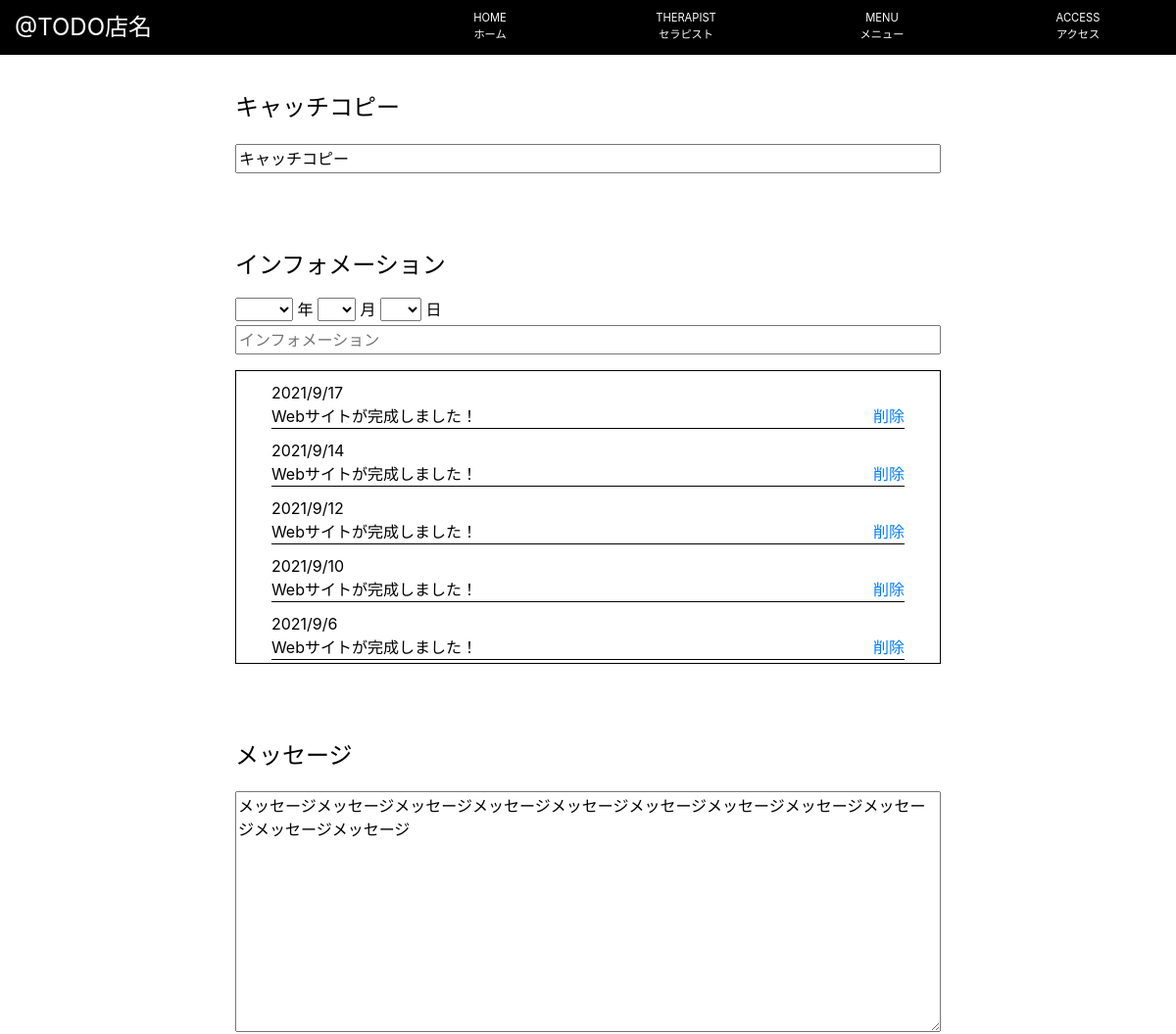
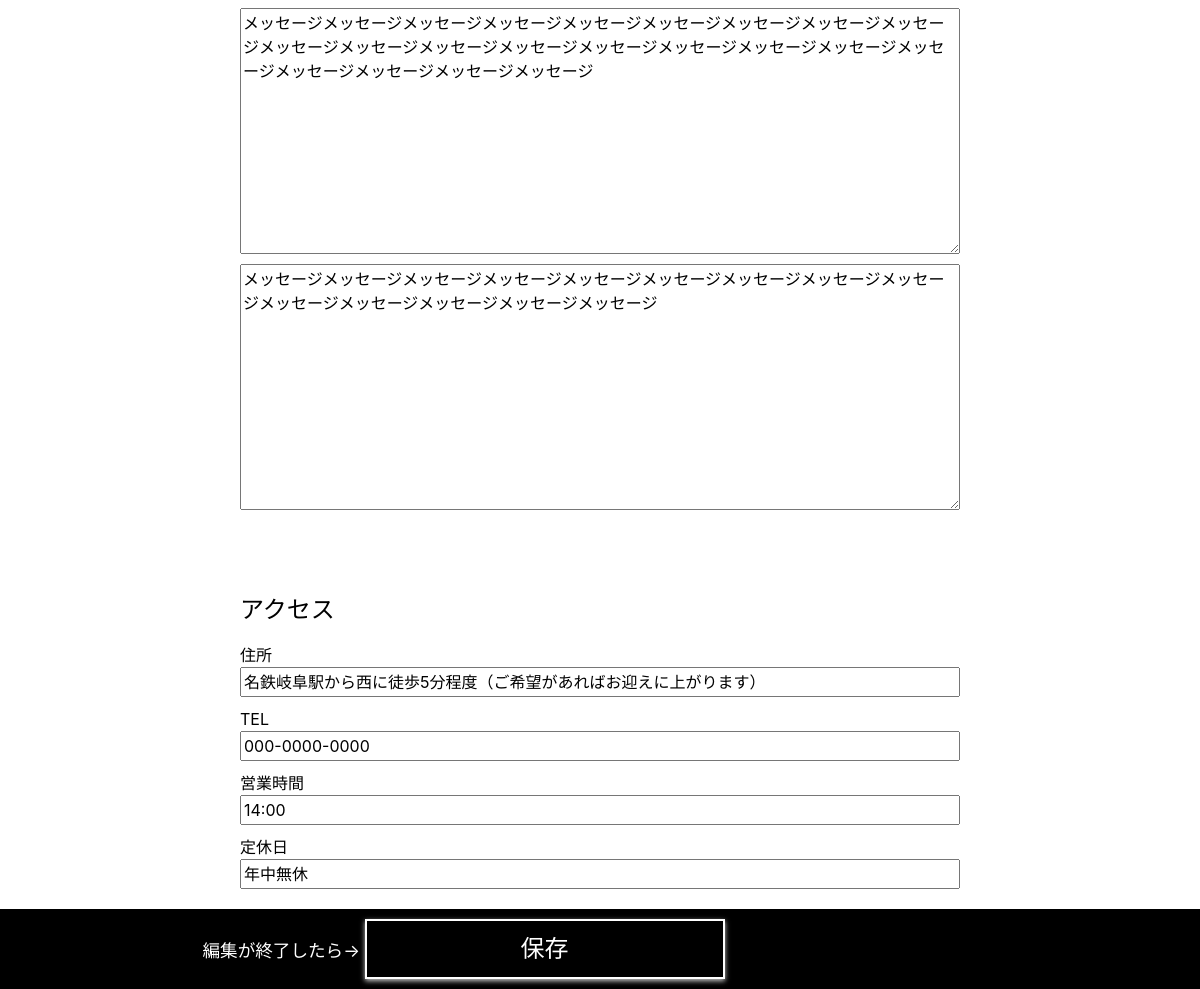
Page /editer/top-page.php on the committed database (2 pictures, top to bottom).
### tables this page shows
CREATE TABLE `top_page` (
  `id` int(11) NOT NULL,
  `catch_copy` varchar(128) NOT NULL,
  `message_1` text NOT NULL,
  `message_2` text NOT NULL,
  `message_3` text NOT NULL,
  `address` varchar(128) NOT NULL,
  `tel` varchar(128) NOT NULL,
  `time` varchar(128) NOT NULL,
  `holiday` varchar(128) NOT NULL,
  `time_stamp` timestamp NOT NULL DEFAULT CURRENT_TIMESTAMP ON UPDATE CURRENT_TIMESTAMP
);

CREATE TABLE `top_info` (
  `id` int(11) NOT NULL,
  `year` int(11) NOT NULL,
  `month` int(11) NOT NULL,
  `day` int(11) NOT NULL,
  `info` text NOT NULL,
  `time_stamp` timestamp NOT NULL DEFAULT CURRENT_TIMESTAMP ON UPDATE CURRENT_TIMESTAMP
);

### CCommon.php (called while the page is built, shortened)
<?php
    function h ($str) {
        return htmlspecialchars($str, ENT_QUOTES, "utf-8");
    }
?>

### editer/top-page.php (the view, shortened to what this page needs)
<?php
    try {
        require("../dbconnect.php");
        require("../CCommon.php");
        $exports = $db->prepare("SELECT * FROM top_page WHERE id=(SELECT MAX(id) FROM top_page)");
        $exports->execute();
        $export = $exports->fetch(PDO::FETCH_ASSOC);
        $infos = $db->prepare("SELECT * FROM top_info ORDER BY id DESC");
        $infos->execute();
    } catch (Exception $e) {
        echo "エラー：" . $e->getMessage();
    }
?>
<!DOCTYPE html>
<html lang="ja">
<head>
    <link rel="stylesheet" href="./style.css?ver=1.4">
    <link rel="stylesheet" href="https://stackpath.bootstrapcdn.com/bootstrap/4.3.1/css/bootstrap.min.css">
</head>
<body>
    <header id="scroll-top">
        <nav class="nav-pc">
            <div class="row">
                <div class="col-xl-4 col-sm-4 header__contents header__contents-1"><a class="header header__company-name" href="./">@TODO店名</a></div>
                <div class="col-xl-2 col-sm-2 header__contents header__contents-2">
                    <a class="header header__menu header__menu-1" href="#scroll-top">
                        <div class="header__menu-1-1">HOME</div>
                        <div class="header__menu-1-2">ホーム</div>
                    </a>
                </div>
                <div class="col-xl-2 col-sm-2 header__contents header__contents-2">
                    <a class="header header__menu header__menu-1" href="#scroll-3">
                        <div class="header__menu-2-1">THERAPIST</div>
                        <div class="header__menu-2-2">セラピスト</div>
                    </a>
                </div>
                <div class="col-xl-2 col-sm-2 header__contents header__contents-2">
                    <a class="header header__menu header__menu-1" href="#scroll-5">
                        <div class="header__menu-3-1">MENU</div>
                        <div class="header__menu-3-2">メニュー</div>
                    </a>
                </div>
                <div class="col-xl-2 col-sm-2 header__contents header__contents-2">
                    <a href="#scroll-6" class="header header__menu header__menu-1">
                        <div class="header__menu-4-1">ACCESS</div>
                        <div class="header__menu-4-2">アクセス</div>
                    </a>
                </div>
            </div>
        </nav>
    </header>
    <main class="main__top-page">
        <form action="" method="POST">
            <div class="wrapper wrapper-1">
                <div class="inner inner-1">
                    <h2 class="wrapper__h2">キャッチコピー</h2>
                    <input class="text text__catch-copy" id="catch_copy" type="text" name="catch_copy" placeholder="キャッチコピー" value=<?php echo h($export["catch_copy"]); ?>>
                </div>
            </div>
            <div class="wrapper wrapper-2">
                <div class="inner inner-2">
                    <h2 class="wrapper__h2">インフォメーション</h2>
                    <div class="info-area-1">
                        <div class="info-area-1-1">
                            <div class="info__date">
                                <select name="year" id="info__date-year">
                                    <option value="" <?php if (isset($post["error_info"]) && (count($post["error_info"]) < 4) && $post["year"] === "") echo "selected"; ?>></option>
                                    <option value="2021" <?php if (isset($post["error_info"]) && (count($post["error_info"]) < 4) && $post["year"] === "2021") echo "selected"; ?>>2021</option>
                                </select>
                                年
                                <select name="month" id="info__date-month">
                                    <option value="" <?php if (isset($post["error_info"]) && (count($post["error_info"]) < 4) && $post["month"] === "") echo "selected"; ?>></option>
                                    <option value="1" <?php if (isset($post["error_info"]) && (count($post["error_info"]) < 4) && $post["month"] === "1") echo "selected"; ?>>1</option>
                                </select>
                                月
                                <select name="day" id="info__date-day">
                                    <option value="" <?php if (isset($post["error_info"]) && (count($post["error_info"]) < 4) && $post["day"] === "") echo "selected"; ?>></option>
                                    <option value="1" <?php if (isset($post["error_info"]) && (count($post["error_info"]) < 4) && $post["day"] === "1") echo "selected"; ?>>1</option>
                                </select>
                                日
                            </div>
                        </div>
                        <div class="info-area-1-2">
                            <input class="text text__info" id="text__info" type="text" name="info" placeholder="インフォメーション" <?php if (isset($post["error_info"]) && (count($post["error_info"]) < 4) && $post["info"] !== "") echo "value=$post[info]"; ?>>
                        </div>
                    </div>
                    <div class="info-area-2">
                        <div class="info-inner">
                            <?php foreach ($infos as $info) : ?>
                                <div class="now-info info-<?php echo $info["id"]; ?>">
                                <div class="info-data date date-<?php echo $info["id"]; ?>"><?php echo $info["year"] . "/" . $info["month"] . "/" . $info["day"]; ?></div>
                                <div class="info-data sentence-button">
                                    <div class="sentence sentence-<?php echo $info["id"]; ?>"><?php echo h($info["info"]); ?></div>
                                    <a href="./top-page.php?delete=<?php echo $info["id"]; ?>">削除</a>
                                </div>
                            </div>
                            <?php endforeach; ?>
                        </div>
                    </div>
                </div>
            </div>
            <div class="wrapper wrapper-3">
                <div class="inner inner-3">
                    <h2 class="wrapper__h2">メッセージ</h2>
                    <textarea class="textarea textarea__message" id="textarea__message-1" name="message_1" cols="30" rows="10"><?php echo h($export["message_1"]); ?></textarea>
                    <textarea class="textarea textarea__message" id="textarea__message-2" name="message_2" cols="30" rows="10"><?php echo h($export["message_2"]); ?></textarea>
                    <textarea class="textarea textarea__message" id="textarea__message-3" name="message_3" cols="30" rows="10"><?php echo h($export["message_3"]); ?></textarea>
                </div>
            </div>
            <div class="wrapper wrapper-4">
                <div class="inner inner-4">
                    <h2 class="wrapper__h2">アクセス</h2>
                    <div class="accsess__item">
                        <div class="access__item-name">住所</div>
                        <input class="text text__access text__access_address" id="text__access_address" name="address" type="text" value=<?php echo h($export["address"]); ?>>
                    </div>
                    <div class="accsess__item">
                        <div class="access__item-name">TEL</div>
                        <input class="text text__access text__access_tel" id="text__access_tel" name="tel" type="text" value=<?php echo h($export["tel"]); ?>>
                    </div>
                    <div class="accsess__item">
                        <div class="access__item-name">営業時間</div>
                        <input class="text text__access text__access_time" id="text__access_time" name="time" type="text" value=<?php echo h($export["time"]); ?>>
                    </div>
                    <div class="accsess__item">
                        <div class="access__item-name">定休日</div>
                        <input class="text text__access text__access_holiday" id="text__access_holiday" name="holiday" type="text" value=<?php echo h($export["holiday"]); ?>>
                    </div>
                </div>
            </div>
            <div class="save-area">
                <div class="save-message">
                    編集が終了したら→
                </div>
                <input class="submit__save" id="submit__save" name="save" type="submit" value="保存">
            </div>
        </form>
    </main>
</body>
</html>

### editer/style.css (style rules this page uses)
.row { margin: 0 !important; padding: 0 !important; }
body { color: #000 !important; }
header { background-color: #000; }
nav { width: 70%; margin: 0 auto; }
.inner { text-align: left; width: 60%; margin: 0 auto 40px auto; }
.wrapper__h2 { color: #000; padding: 40px 0 10px 0; display: inline-block; font-size: 1.5rem; }
.nav-pc { width: 100%; }
.header__company-name { display: inline-block; width: 80%; padding: 10px 0; font-size: 1.5em; color: #fff; }
.header__menu { width: 60%; text-align: center; text-decoration: none; color: #fff; padding: 10px 0; display: inline-block; font-size: .7em; transition-property: letter-spacing, width; transition-duration: .4s; }
.header__contents { display: inline-block; }
.header__contents-2 { text-align: center; }
.main__top-page { padding-bottom: 60px; }
.text, .textarea { width: 100%; margin-top: 4px; }
.info-area-1-1 { display: flex; justify-content: space-between; }
.info-area-2 { margin-top: 16px; border: 1px solid #000; width: 100%; height: 300px; overflow-y: scroll; }
.info-inner { width: 90%; margin: 0 auto; }
.now-info { border-bottom: 1px solid #000; margin-top: 10px; }
.sentence-button { display: flex; justify-content: space-between; }
.sentence { display: flex; align-items: flex-end; }
.textarea__message { width: 100%; }
.accsess__item { margin-bottom: 10px; }
.text__access { margin-top: 0 !important; }
.save-area { background-color: #000; position: fixed; bottom: 0; width: 100%; text-align: left; }
.save-message { display: inline-block; width: 30%; color: #fff; text-align: right; font-size: 1.1rem; }
.submit__save { width: 30%; margin: 10px 0; padding: 10px 40px; font-size: 1.5rem; background-color: #000; color: #fff; border: 2px solid #fff; box-shadow: 0px 2px 5px rgb(255 255 255 / 80%); }

### rows in the picture
top_page: catch_copy "キャッチコピー", message_1 "メッセージメッセージメッセージメッセージメッセージメッセージメッセージメッセージメッセージメッセージメッセージ", message_2 "メッセージメッセージメッセージメッセージメッセージメッセージメッセージメッセージメッセージメッセージメッセージメッセージメッセージメッセージメッセージメッセージメッセージメッセージメッセージメッセージメッセージメッセージ", message_3 "メッセージメッセージメッセージメッセージメッセージメッセージメッセージメッセージメッセージメッセージメッセージメッセージメッセージメッセージ", address "名鉄岐阜駅から西に徒歩5分程度（ご希望があればお迎えに上がります）", tel "000-0000-0000", holiday "年中無休"
top_info: year "2021", month "9", day "17", info "Webサイトが完成しました！"
top_info: year "2021", month "9", day "14", info "Webサイトが完成しました！"
top_info: year "2021", month "9", day "12", info "Webサイトが完成しました！"
top_info: year "2021", month "9", day "10", info "Webサイトが完成しました！"
top_info: year "2021", month "9", day "6", info "Webサイトが完成しました！"
